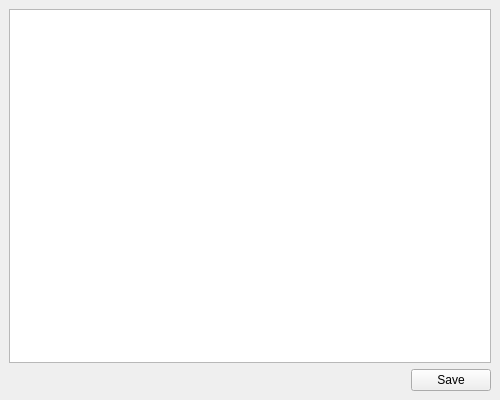
<?xml version="1.0" encoding="UTF-8"?>
<ui version="4.0">
    <class>FileEditor</class>
    <widget class="QMainWindow" name="FileEditor">
        <property name="geometry">
            <rect>
                <x>0</x>
                <y>0</y>
                <width>500</width>
                <height>400</height>
            </rect>
        </property>
        <property name="windowTitle">
            <string>Text Editor</string>
        </property>
        <widget class="QWidget" name="centralwidget">
            <layout class="QVBoxLayout" name="verticalLayout">

                <!-- Text area -->
                <item>
                    <widget class="QPlainTextEdit" name="textEdit"/>
                </item>

                <!-- Save button -->
                <item>
                    <layout class="QHBoxLayout" name="saveButtonLayout">
                        <item>
                            <spacer name="horizontalSpacer">
                                <property name="orientation">
                                    <enum>Qt::Horizontal</enum>
                                </property>
                                <property name="sizeType">
                                    <enum>QSizePolicy::Expanding</enum>
                                </property>
                                <property name="sizeHint">
                                    <size>
                                        <width>40</width>
                                        <height>20</height>
                                    </size>
                                </property>
                            </spacer>
                        </item>
                        <item>
                            <widget class="QPushButton" name="saveButton">
                                <property name="text">
                                    <string>Save</string>
                                </property>
                            </widget>
                        </item>
                    </layout>
                </item>

            </layout>
        </widget>
    </widget>
    <resources/>
    <connections/>
</ui>
